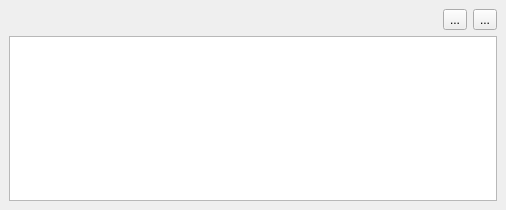
<ui version="4.0" >
 <class>LogPlugin</class>
 <widget class="QDockWidget" name="LogPlugin" >
  <property name="geometry" >
   <rect>
    <x>0</x>
    <y>0</y>
    <width>506</width>
    <height>210</height>
   </rect>
  </property>
  <property name="windowTitle" >
   <string>Log</string>
  </property>
  <widget class="QWidget" name="dockWidgetContents" >
   <layout class="QVBoxLayout" name="verticalLayout" >
    <item>
     <layout class="QVBoxLayout" name="verticalLayout_2" >
      <item>
       <layout class="QHBoxLayout" name="horizontalLayout" >
        <item>
         <spacer name="horizontalSpacer" >
          <property name="orientation" >
           <enum>Qt::Horizontal</enum>
          </property>
          <property name="sizeHint" stdset="0" >
           <size>
            <width>40</width>
            <height>20</height>
           </size>
          </property>
         </spacer>
        </item>
        <item>
         <widget class="QToolButton" name="toolButton" >
          <property name="text" >
           <string>...</string>
          </property>
         </widget>
        </item>
        <item>
         <widget class="QToolButton" name="toolButton_2" >
          <property name="text" >
           <string>...</string>
          </property>
         </widget>
        </item>
       </layout>
      </item>
      <item>
       <widget class="QTextBrowser" name="textBrowser" />
      </item>
     </layout>
    </item>
   </layout>
  </widget>
 </widget>
 <resources/>
 <connections/>
</ui>
